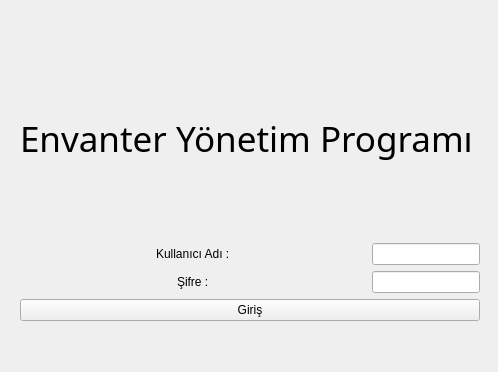
<?xml version="1.0" encoding="UTF-8"?>
<ui version="4.0">
 <class>Form</class>
 <widget class="QWidget" name="Form">
  <property name="geometry">
   <rect>
    <x>0</x>
    <y>0</y>
    <width>498</width>
    <height>372</height>
   </rect>
  </property>
  <property name="windowTitle">
   <string>Form</string>
  </property>
  <widget class="QWidget" name="verticalLayoutWidget">
   <property name="geometry">
    <rect>
     <x>20</x>
     <y>40</y>
     <width>460</width>
     <height>281</height>
    </rect>
   </property>
   <layout class="QVBoxLayout" name="verticalLayout">
    <item>
     <widget class="QLabel" name="label">
      <property name="font">
       <font>
        <family>Bahnschrift Light SemiCondensed</family>
        <pointsize>26</pointsize>
       </font>
      </property>
      <property name="text">
       <string>Envanter Yönetim Programı</string>
      </property>
     </widget>
    </item>
    <item>
     <layout class="QHBoxLayout" name="horizontalLayout">
      <item>
       <spacer name="horizontalSpacer_3">
        <property name="orientation">
         <enum>Qt::Horizontal</enum>
        </property>
        <property name="sizeHint" stdset="0">
         <size>
          <width>40</width>
          <height>20</height>
         </size>
        </property>
       </spacer>
      </item>
      <item>
       <widget class="QLabel" name="label_2">
        <property name="maximumSize">
         <size>
          <width>16777215</width>
          <height>16777215</height>
         </size>
        </property>
        <property name="text">
         <string>Kullanıcı Adı :</string>
        </property>
       </widget>
      </item>
      <item>
       <spacer name="horizontalSpacer">
        <property name="orientation">
         <enum>Qt::Horizontal</enum>
        </property>
        <property name="sizeHint" stdset="0">
         <size>
          <width>40</width>
          <height>20</height>
         </size>
        </property>
       </spacer>
      </item>
      <item>
       <widget class="QLineEdit" name="lneKullaniciAdi">
        <property name="sizePolicy">
         <sizepolicy hsizetype="Maximum" vsizetype="Maximum">
          <horstretch>15</horstretch>
          <verstretch>25</verstretch>
         </sizepolicy>
        </property>
       </widget>
      </item>
     </layout>
    </item>
    <item>
     <layout class="QHBoxLayout" name="horizontalLayout_2">
      <item>
       <spacer name="horizontalSpacer_4">
        <property name="orientation">
         <enum>Qt::Horizontal</enum>
        </property>
        <property name="sizeHint" stdset="0">
         <size>
          <width>40</width>
          <height>20</height>
         </size>
        </property>
       </spacer>
      </item>
      <item>
       <widget class="QLabel" name="label_3">
        <property name="text">
         <string>Şifre :</string>
        </property>
       </widget>
      </item>
      <item>
       <spacer name="horizontalSpacer_2">
        <property name="orientation">
         <enum>Qt::Horizontal</enum>
        </property>
        <property name="sizeHint" stdset="0">
         <size>
          <width>40</width>
          <height>20</height>
         </size>
        </property>
       </spacer>
      </item>
      <item>
       <widget class="QLineEdit" name="lneSifre">
        <property name="sizePolicy">
         <sizepolicy hsizetype="Minimum" vsizetype="Fixed">
          <horstretch>0</horstretch>
          <verstretch>0</verstretch>
         </sizepolicy>
        </property>
       </widget>
      </item>
     </layout>
    </item>
    <item>
     <layout class="QHBoxLayout" name="horizontalLayout_3">
      <item>
       <widget class="QPushButton" name="btnGiris">
        <property name="text">
         <string>Giriş</string>
        </property>
       </widget>
      </item>
     </layout>
    </item>
   </layout>
  </widget>
  <widget class="QLabel" name="lblUyari">
   <property name="geometry">
    <rect>
     <x>50</x>
     <y>330</y>
     <width>391</width>
     <height>20</height>
    </rect>
   </property>
   <property name="font">
    <font>
     <pointsize>12</pointsize>
    </font>
   </property>
   <property name="text">
    <string/>
   </property>
  </widget>
 </widget>
 <resources/>
 <connections/>
</ui>
